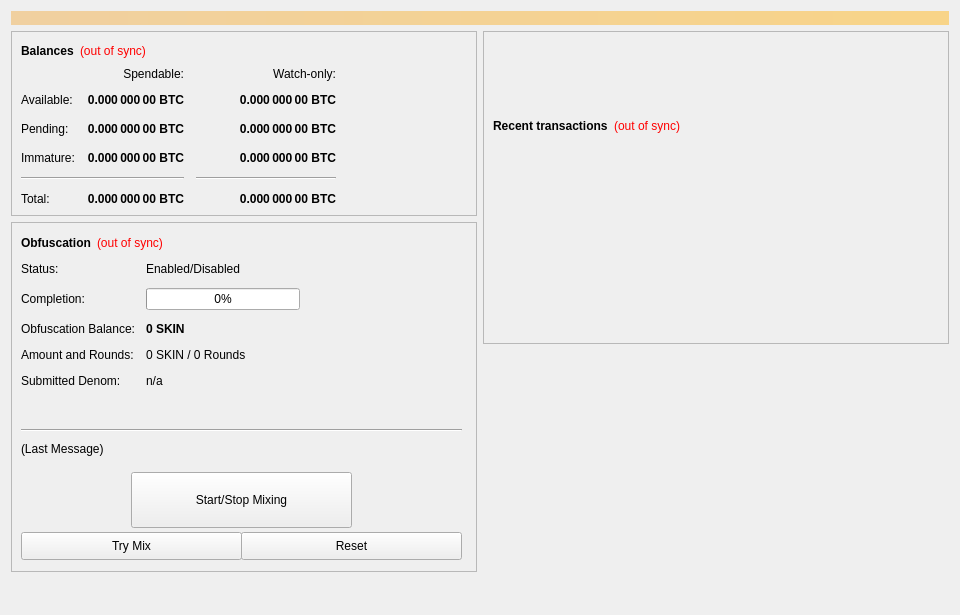
<?xml version="1.0" encoding="UTF-8"?>
<ui version="4.0">
 <class>OverviewPage</class>
 <widget class="QWidget" name="OverviewPage">
  <property name="geometry">
   <rect>
    <x>0</x>
    <y>0</y>
    <width>960</width>
    <height>615</height>
   </rect>
  </property>
  <property name="minimumSize">
   <size>
    <width>960</width>
    <height>0</height>
   </size>
  </property>
  <property name="windowTitle">
   <string>Form</string>
  </property>
  <layout class="QVBoxLayout" name="topLayout">
   <item>
    <widget class="QLabel" name="labelAlerts">
     <property name="visible">
      <bool>false</bool>
     </property>
     <property name="styleSheet">
      <string notr="true">background-color: qlineargradient(x1: 0, y1: 0, x2: 1, y2: 0, stop:0 #F0D0A0, stop:1 #F8D488); color:#000000;</string>
     </property>
     <property name="wordWrap">
      <bool>true</bool>
     </property>
     <property name="margin">
      <number>3</number>
     </property>
    </widget>
   </item>
   <item>
    <layout class="QHBoxLayout" name="horizontalLayout" stretch="1,1">
     <item>
      <layout class="QVBoxLayout" name="verticalLayout_2">
       <item>
        <widget class="QFrame" name="frame">
         <property name="frameShape">
          <enum>QFrame::StyledPanel</enum>
         </property>
         <property name="frameShadow">
          <enum>QFrame::Raised</enum>
         </property>
         <layout class="QVBoxLayout" name="verticalLayout_4">
          <item>
           <layout class="QHBoxLayout" name="horizontalLayout_4">
            <item>
             <widget class="QLabel" name="label_5">
              <property name="font">
               <font>
                <weight>75</weight>
                <bold>true</bold>
               </font>
              </property>
              <property name="text">
               <string>Balances</string>
              </property>
             </widget>
            </item>
            <item>
             <widget class="QLabel" name="labelWalletStatus">
              <property name="cursor">
               <cursorShape>WhatsThisCursor</cursorShape>
              </property>
              <property name="toolTip">
               <string>The displayed information may be out of date. Your wallet automatically synchronizes with the SKIN network after a connection is established, but this process has not completed yet.</string>
              </property>
              <property name="styleSheet">
               <string notr="true">QLabel { color: red; }</string>
              </property>
              <property name="text">
               <string notr="true">(out of sync)</string>
              </property>
              <property name="alignment">
               <set>Qt::AlignLeading|Qt::AlignLeft|Qt::AlignVCenter</set>
              </property>
             </widget>
            </item>
            <item>
             <spacer name="horizontalSpacer_3">
              <property name="orientation">
               <enum>Qt::Horizontal</enum>
              </property>
              <property name="sizeHint" stdset="0">
               <size>
                <width>40</width>
                <height>20</height>
               </size>
              </property>
             </spacer>
            </item>
           </layout>
          </item>
          <item>
           <layout class="QGridLayout" name="gridLayout">
            <property name="spacing">
             <number>12</number>
            </property>
            <item row="2" column="2">
             <widget class="QLabel" name="labelWatchPending">
              <property name="font">
               <font>
                <weight>75</weight>
                <bold>true</bold>
               </font>
              </property>
              <property name="cursor">
               <cursorShape>IBeamCursor</cursorShape>
              </property>
              <property name="toolTip">
               <string>Unconfirmed transactions to watch-only addresses</string>
              </property>
              <property name="text">
               <string notr="true">0.000 000 00 BTC</string>
              </property>
              <property name="alignment">
               <set>Qt::AlignRight|Qt::AlignTrailing|Qt::AlignVCenter</set>
              </property>
              <property name="textInteractionFlags">
               <set>Qt::LinksAccessibleByMouse|Qt::TextSelectableByKeyboard|Qt::TextSelectableByMouse</set>
              </property>
             </widget>
            </item>
            <item row="2" column="1">
             <widget class="QLabel" name="labelUnconfirmed">
              <property name="font">
               <font>
                <weight>75</weight>
                <bold>true</bold>
               </font>
              </property>
              <property name="cursor">
               <cursorShape>IBeamCursor</cursorShape>
              </property>
              <property name="toolTip">
               <string>Total of transactions that have yet to be confirmed, and do not yet count toward the spendable balance</string>
              </property>
              <property name="text">
               <string notr="true">0.000 000 00 BTC</string>
              </property>
              <property name="alignment">
               <set>Qt::AlignRight|Qt::AlignTrailing|Qt::AlignVCenter</set>
              </property>
              <property name="textInteractionFlags">
               <set>Qt::LinksAccessibleByMouse|Qt::TextSelectableByKeyboard|Qt::TextSelectableByMouse</set>
              </property>
             </widget>
            </item>
            <item row="3" column="2">
             <widget class="QLabel" name="labelWatchImmature">
              <property name="font">
               <font>
                <weight>75</weight>
                <bold>true</bold>
               </font>
              </property>
              <property name="cursor">
               <cursorShape>IBeamCursor</cursorShape>
              </property>
              <property name="toolTip">
               <string>Staked or masternode rewards in watch-only addresses that has not yet matured</string>
              </property>
              <property name="text">
               <string notr="true">0.000 000 00 BTC</string>
              </property>
              <property name="alignment">
               <set>Qt::AlignRight|Qt::AlignTrailing|Qt::AlignVCenter</set>
              </property>
              <property name="textInteractionFlags">
               <set>Qt::LinksAccessibleByMouse|Qt::TextSelectableByKeyboard|Qt::TextSelectableByMouse</set>
              </property>
             </widget>
            </item>
            <item row="4" column="0" colspan="2">
             <widget class="Line" name="lineSpendableBalance">
              <property name="orientation">
               <enum>Qt::Horizontal</enum>
              </property>
             </widget>
            </item>
            <item row="4" column="2">
             <widget class="Line" name="lineWatchBalance">
              <property name="sizePolicy">
               <sizepolicy hsizetype="Preferred" vsizetype="Fixed">
                <horstretch>0</horstretch>
                <verstretch>0</verstretch>
               </sizepolicy>
              </property>
              <property name="minimumSize">
               <size>
                <width>140</width>
                <height>0</height>
               </size>
              </property>
              <property name="orientation">
               <enum>Qt::Horizontal</enum>
              </property>
             </widget>
            </item>
            <item row="5" column="0">
             <widget class="QLabel" name="labelTotalText">
              <property name="text">
               <string>Total:</string>
              </property>
             </widget>
            </item>
            <item row="3" column="1">
             <widget class="QLabel" name="labelImmature">
              <property name="font">
               <font>
                <weight>75</weight>
                <bold>true</bold>
               </font>
              </property>
              <property name="cursor">
               <cursorShape>IBeamCursor</cursorShape>
              </property>
              <property name="toolTip">
               <string>Staked or masternode rewards that has not yet matured</string>
              </property>
              <property name="text">
               <string notr="true">0.000 000 00 BTC</string>
              </property>
              <property name="alignment">
               <set>Qt::AlignRight|Qt::AlignTrailing|Qt::AlignVCenter</set>
              </property>
              <property name="textInteractionFlags">
               <set>Qt::LinksAccessibleByMouse|Qt::TextSelectableByKeyboard|Qt::TextSelectableByMouse</set>
              </property>
             </widget>
            </item>
            <item row="2" column="3">
             <spacer name="horizontalSpacer_2">
              <property name="orientation">
               <enum>Qt::Horizontal</enum>
              </property>
              <property name="sizeHint" stdset="0">
               <size>
                <width>40</width>
                <height>20</height>
               </size>
              </property>
             </spacer>
            </item>
            <item row="3" column="0">
             <widget class="QLabel" name="labelImmatureText">
              <property name="text">
               <string>Immature:</string>
              </property>
             </widget>
            </item>
            <item row="5" column="1">
             <widget class="QLabel" name="labelTotal">
              <property name="font">
               <font>
                <weight>75</weight>
                <bold>true</bold>
               </font>
              </property>
              <property name="cursor">
               <cursorShape>IBeamCursor</cursorShape>
              </property>
              <property name="toolTip">
               <string>Your current total balance</string>
              </property>
              <property name="text">
               <string notr="true">0.000 000 00 BTC</string>
              </property>
              <property name="alignment">
               <set>Qt::AlignRight|Qt::AlignTrailing|Qt::AlignVCenter</set>
              </property>
              <property name="textInteractionFlags">
               <set>Qt::LinksAccessibleByMouse|Qt::TextSelectableByKeyboard|Qt::TextSelectableByMouse</set>
              </property>
             </widget>
            </item>
            <item row="5" column="2">
             <widget class="QLabel" name="labelWatchTotal">
              <property name="font">
               <font>
                <weight>75</weight>
                <bold>true</bold>
               </font>
              </property>
              <property name="cursor">
               <cursorShape>IBeamCursor</cursorShape>
              </property>
              <property name="toolTip">
               <string>Current total balance in watch-only addresses</string>
              </property>
              <property name="text">
               <string notr="true">0.000 000 00 BTC</string>
              </property>
              <property name="alignment">
               <set>Qt::AlignRight|Qt::AlignTrailing|Qt::AlignVCenter</set>
              </property>
              <property name="textInteractionFlags">
               <set>Qt::LinksAccessibleByMouse|Qt::TextSelectableByKeyboard|Qt::TextSelectableByMouse</set>
              </property>
             </widget>
            </item>
            <item row="0" column="2">
             <widget class="QLabel" name="labelWatchonly">
              <property name="text">
               <string>Watch-only:</string>
              </property>
              <property name="alignment">
               <set>Qt::AlignRight|Qt::AlignTrailing|Qt::AlignVCenter</set>
              </property>
             </widget>
            </item>
            <item row="1" column="0">
             <widget class="QLabel" name="labelBalanceText">
              <property name="text">
               <string>Available:</string>
              </property>
             </widget>
            </item>
            <item row="1" column="1">
             <widget class="QLabel" name="labelBalance">
              <property name="font">
               <font>
                <weight>75</weight>
                <bold>true</bold>
               </font>
              </property>
              <property name="cursor">
               <cursorShape>IBeamCursor</cursorShape>
              </property>
              <property name="toolTip">
               <string>Your current spendable balance</string>
              </property>
              <property name="text">
               <string notr="true">0.000 000 00 BTC</string>
              </property>
              <property name="alignment">
               <set>Qt::AlignRight|Qt::AlignTrailing|Qt::AlignVCenter</set>
              </property>
              <property name="textInteractionFlags">
               <set>Qt::LinksAccessibleByMouse|Qt::TextSelectableByKeyboard|Qt::TextSelectableByMouse</set>
              </property>
             </widget>
            </item>
            <item row="1" column="2">
             <widget class="QLabel" name="labelWatchAvailable">
              <property name="font">
               <font>
                <weight>75</weight>
                <bold>true</bold>
               </font>
              </property>
              <property name="cursor">
               <cursorShape>IBeamCursor</cursorShape>
              </property>
              <property name="toolTip">
               <string>Your current balance in watch-only addresses</string>
              </property>
              <property name="text">
               <string notr="true">0.000 000 00 BTC</string>
              </property>
              <property name="alignment">
               <set>Qt::AlignRight|Qt::AlignTrailing|Qt::AlignVCenter</set>
              </property>
              <property name="textInteractionFlags">
               <set>Qt::LinksAccessibleByMouse|Qt::TextSelectableByKeyboard|Qt::TextSelectableByMouse</set>
              </property>
             </widget>
            </item>
            <item row="2" column="0">
             <widget class="QLabel" name="labelPendingText">
              <property name="text">
               <string>Pending:</string>
              </property>
             </widget>
            </item>
            <item row="0" column="1">
             <widget class="QLabel" name="labelSpendable">
              <property name="text">
               <string>Spendable:</string>
              </property>
              <property name="alignment">
               <set>Qt::AlignRight|Qt::AlignTrailing|Qt::AlignVCenter</set>
              </property>
             </widget>
            </item>
           </layout>
          </item>
         </layout>
        </widget>
       </item>
       <item>
        <widget class="QFrame" name="frameObfuscation">
         <property name="minimumSize">
          <size>
           <width>0</width>
           <height>350</height>
          </size>
         </property>
         <property name="layoutDirection">
          <enum>Qt::LeftToRight</enum>
         </property>
         <property name="frameShape">
          <enum>QFrame::StyledPanel</enum>
         </property>
         <property name="frameShadow">
          <enum>QFrame::Raised</enum>
         </property>
         <widget class="QWidget" name="formLayoutWidget">
          <property name="geometry">
           <rect>
            <x>10</x>
            <y>40</y>
            <width>451</width>
            <height>161</height>
           </rect>
          </property>
          <layout class="QFormLayout" name="formLayout">
           <property name="fieldGrowthPolicy">
            <enum>QFormLayout::AllNonFixedFieldsGrow</enum>
           </property>
           <property name="horizontalSpacing">
            <number>11</number>
           </property>
           <property name="verticalSpacing">
            <number>12</number>
           </property>
           <item row="0" column="0">
            <widget class="QLabel" name="label_6">
             <property name="text">
              <string>Status:</string>
             </property>
            </widget>
           </item>
           <item row="1" column="0">
            <widget class="QLabel" name="label_7">
             <property name="text">
              <string>Completion:</string>
             </property>
            </widget>
           </item>
           <item row="1" column="1">
            <widget class="QProgressBar" name="obfuscationProgress">
             <property name="maximumSize">
              <size>
               <width>154</width>
               <height>16777215</height>
              </size>
             </property>
             <property name="value">
              <number>0</number>
             </property>
            </widget>
           </item>
           <item row="2" column="0">
            <widget class="QLabel" name="labelAnonymizedText">
             <property name="text">
              <string>Obfuscation Balance:</string>
             </property>
            </widget>
           </item>
           <item row="2" column="1">
            <widget class="QLabel" name="labelAnonymized">
             <property name="font">
              <font>
               <weight>75</weight>
               <bold>true</bold>
              </font>
             </property>
             <property name="text">
              <string notr="true">0 SKIN</string>
             </property>
            </widget>
           </item>
           <item row="3" column="0">
            <widget class="QLabel" name="label_8">
             <property name="text">
              <string>Amount and Rounds:</string>
             </property>
            </widget>
           </item>
           <item row="3" column="1">
            <widget class="QLabel" name="labelAmountRounds">
             <property name="text">
              <string>0 SKIN / 0 Rounds</string>
             </property>
            </widget>
           </item>
           <item row="4" column="0">
            <widget class="QLabel" name="label_9">
             <property name="text">
              <string>Submitted Denom:</string>
             </property>
            </widget>
           </item>
           <item row="4" column="1">
            <widget class="QLabel" name="labelSubmittedDenom">
             <property name="toolTip">
              <string>The denominations you submitted to the Masternode.&lt;br&gt;To mix, other users must submit the exact same denominations.</string>
             </property>
             <property name="text">
              <string>n/a</string>
             </property>
            </widget>
           </item>
           <item row="0" column="1">
            <widget class="QLabel" name="obfuscationEnabled">
             <property name="text">
              <string>Enabled/Disabled</string>
             </property>
            </widget>
           </item>
          </layout>
         </widget>
         <widget class="QPushButton" name="runAutoDenom">
          <property name="geometry">
           <rect>
            <x>251</x>
            <y>17</y>
            <width>1</width>
            <height>1</height>
           </rect>
          </property>
          <property name="palette">
           <palette>
            <active>
             <colorrole role="WindowText">
              <brush brushstyle="SolidPattern">
               <color alpha="255">
                <red>0</red>
                <green>0</green>
                <blue>0</blue>
               </color>
              </brush>
             </colorrole>
             <colorrole role="Button">
              <brush brushstyle="SolidPattern">
               <color alpha="255">
                <red>239</red>
                <green>238</green>
                <blue>238</blue>
               </color>
              </brush>
             </colorrole>
             <colorrole role="Light">
              <brush brushstyle="SolidPattern">
               <color alpha="255">
                <red>255</red>
                <green>255</green>
                <blue>255</blue>
               </color>
              </brush>
             </colorrole>
             <colorrole role="Midlight">
              <brush brushstyle="SolidPattern">
               <color alpha="255">
                <red>247</red>
                <green>246</green>
                <blue>246</blue>
               </color>
              </brush>
             </colorrole>
             <colorrole role="Dark">
              <brush brushstyle="SolidPattern">
               <color alpha="255">
                <red>119</red>
                <green>119</green>
                <blue>119</blue>
               </color>
              </brush>
             </colorrole>
             <colorrole role="Mid">
              <brush brushstyle="SolidPattern">
               <color alpha="255">
                <red>159</red>
                <green>159</green>
                <blue>159</blue>
               </color>
              </brush>
             </colorrole>
             <colorrole role="Text">
              <brush brushstyle="SolidPattern">
               <color alpha="255">
                <red>0</red>
                <green>0</green>
                <blue>0</blue>
               </color>
              </brush>
             </colorrole>
             <colorrole role="BrightText">
              <brush brushstyle="SolidPattern">
               <color alpha="255">
                <red>255</red>
                <green>255</green>
                <blue>255</blue>
               </color>
              </brush>
             </colorrole>
             <colorrole role="ButtonText">
              <brush brushstyle="SolidPattern">
               <color alpha="255">
                <red>0</red>
                <green>0</green>
                <blue>0</blue>
               </color>
              </brush>
             </colorrole>
             <colorrole role="Base">
              <brush brushstyle="SolidPattern">
               <color alpha="255">
                <red>255</red>
                <green>255</green>
                <blue>255</blue>
               </color>
              </brush>
             </colorrole>
             <colorrole role="Window">
              <brush brushstyle="SolidPattern">
               <color alpha="255">
                <red>239</red>
                <green>238</green>
                <blue>238</blue>
               </color>
              </brush>
             </colorrole>
             <colorrole role="Shadow">
              <brush brushstyle="SolidPattern">
               <color alpha="255">
                <red>0</red>
                <green>0</green>
                <blue>0</blue>
               </color>
              </brush>
             </colorrole>
             <colorrole role="AlternateBase">
              <brush brushstyle="SolidPattern">
               <color alpha="255">
                <red>247</red>
                <green>246</green>
                <blue>246</blue>
               </color>
              </brush>
             </colorrole>
             <colorrole role="ToolTipBase">
              <brush brushstyle="SolidPattern">
               <color alpha="255">
                <red>255</red>
                <green>255</green>
                <blue>220</blue>
               </color>
              </brush>
             </colorrole>
             <colorrole role="ToolTipText">
              <brush brushstyle="SolidPattern">
               <color alpha="255">
                <red>0</red>
                <green>0</green>
                <blue>0</blue>
               </color>
              </brush>
             </colorrole>
            </active>
            <inactive>
             <colorrole role="WindowText">
              <brush brushstyle="SolidPattern">
               <color alpha="255">
                <red>0</red>
                <green>0</green>
                <blue>0</blue>
               </color>
              </brush>
             </colorrole>
             <colorrole role="Button">
              <brush brushstyle="SolidPattern">
               <color alpha="255">
                <red>239</red>
                <green>238</green>
                <blue>238</blue>
               </color>
              </brush>
             </colorrole>
             <colorrole role="Light">
              <brush brushstyle="SolidPattern">
               <color alpha="255">
                <red>255</red>
                <green>255</green>
                <blue>255</blue>
               </color>
              </brush>
             </colorrole>
             <colorrole role="Midlight">
              <brush brushstyle="SolidPattern">
               <color alpha="255">
                <red>247</red>
                <green>246</green>
                <blue>246</blue>
               </color>
              </brush>
             </colorrole>
             <colorrole role="Dark">
              <brush brushstyle="SolidPattern">
               <color alpha="255">
                <red>119</red>
                <green>119</green>
                <blue>119</blue>
               </color>
              </brush>
             </colorrole>
             <colorrole role="Mid">
              <brush brushstyle="SolidPattern">
               <color alpha="255">
                <red>159</red>
                <green>159</green>
                <blue>159</blue>
               </color>
              </brush>
             </colorrole>
             <colorrole role="Text">
              <brush brushstyle="SolidPattern">
               <color alpha="255">
                <red>0</red>
                <green>0</green>
                <blue>0</blue>
               </color>
              </brush>
             </colorrole>
             <colorrole role="BrightText">
              <brush brushstyle="SolidPattern">
               <color alpha="255">
                <red>255</red>
                <green>255</green>
                <blue>255</blue>
               </color>
              </brush>
             </colorrole>
             <colorrole role="ButtonText">
              <brush brushstyle="SolidPattern">
               <color alpha="255">
                <red>0</red>
                <green>0</green>
                <blue>0</blue>
               </color>
              </brush>
             </colorrole>
             <colorrole role="Base">
              <brush brushstyle="SolidPattern">
               <color alpha="255">
                <red>255</red>
                <green>255</green>
                <blue>255</blue>
               </color>
              </brush>
             </colorrole>
             <colorrole role="Window">
              <brush brushstyle="SolidPattern">
               <color alpha="255">
                <red>239</red>
                <green>238</green>
                <blue>238</blue>
               </color>
              </brush>
             </colorrole>
             <colorrole role="Shadow">
              <brush brushstyle="SolidPattern">
               <color alpha="255">
                <red>0</red>
                <green>0</green>
                <blue>0</blue>
               </color>
              </brush>
             </colorrole>
             <colorrole role="AlternateBase">
              <brush brushstyle="SolidPattern">
               <color alpha="255">
                <red>247</red>
                <green>246</green>
                <blue>246</blue>
               </color>
              </brush>
             </colorrole>
             <colorrole role="ToolTipBase">
              <brush brushstyle="SolidPattern">
               <color alpha="255">
                <red>255</red>
                <green>255</green>
                <blue>220</blue>
               </color>
              </brush>
             </colorrole>
             <colorrole role="ToolTipText">
              <brush brushstyle="SolidPattern">
               <color alpha="255">
                <red>0</red>
                <green>0</green>
                <blue>0</blue>
               </color>
              </brush>
             </colorrole>
            </inactive>
            <disabled>
             <colorrole role="WindowText">
              <brush brushstyle="SolidPattern">
               <color alpha="255">
                <red>119</red>
                <green>119</green>
                <blue>119</blue>
               </color>
              </brush>
             </colorrole>
             <colorrole role="Button">
              <brush brushstyle="SolidPattern">
               <color alpha="255">
                <red>239</red>
                <green>238</green>
                <blue>238</blue>
               </color>
              </brush>
             </colorrole>
             <colorrole role="Light">
              <brush brushstyle="SolidPattern">
               <color alpha="255">
                <red>255</red>
                <green>255</green>
                <blue>255</blue>
               </color>
              </brush>
             </colorrole>
             <colorrole role="Midlight">
              <brush brushstyle="SolidPattern">
               <color alpha="255">
                <red>247</red>
                <green>246</green>
                <blue>246</blue>
               </color>
              </brush>
             </colorrole>
             <colorrole role="Dark">
              <brush brushstyle="SolidPattern">
               <color alpha="255">
                <red>119</red>
                <green>119</green>
                <blue>119</blue>
               </color>
              </brush>
             </colorrole>
             <colorrole role="Mid">
              <brush brushstyle="SolidPattern">
               <color alpha="255">
                <red>159</red>
                <green>159</green>
                <blue>159</blue>
               </color>
              </brush>
             </colorrole>
             <colorrole role="Text">
              <brush brushstyle="SolidPattern">
               <color alpha="255">
                <red>119</red>
                <green>119</green>
                <blue>119</blue>
               </color>
              </brush>
             </colorrole>
             <colorrole role="BrightText">
              <brush brushstyle="SolidPattern">
               <color alpha="255">
                <red>255</red>
                <green>255</green>
                <blue>255</blue>
               </color>
              </brush>
             </colorrole>
             <colorrole role="ButtonText">
              <brush brushstyle="SolidPattern">
               <color alpha="255">
                <red>119</red>
                <green>119</green>
                <blue>119</blue>
               </color>
              </brush>
             </colorrole>
             <colorrole role="Base">
              <brush brushstyle="SolidPattern">
               <color alpha="255">
                <red>239</red>
                <green>238</green>
                <blue>238</blue>
               </color>
              </brush>
             </colorrole>
             <colorrole role="Window">
              <brush brushstyle="SolidPattern">
               <color alpha="255">
                <red>239</red>
                <green>238</green>
                <blue>238</blue>
               </color>
              </brush>
             </colorrole>
             <colorrole role="Shadow">
              <brush brushstyle="SolidPattern">
               <color alpha="255">
                <red>0</red>
                <green>0</green>
                <blue>0</blue>
               </color>
              </brush>
             </colorrole>
             <colorrole role="AlternateBase">
              <brush brushstyle="SolidPattern">
               <color alpha="255">
                <red>239</red>
                <green>238</green>
                <blue>238</blue>
               </color>
              </brush>
             </colorrole>
             <colorrole role="ToolTipBase">
              <brush brushstyle="SolidPattern">
               <color alpha="255">
                <red>255</red>
                <green>255</green>
                <blue>220</blue>
               </color>
              </brush>
             </colorrole>
             <colorrole role="ToolTipText">
              <brush brushstyle="SolidPattern">
               <color alpha="255">
                <red>0</red>
                <green>0</green>
                <blue>0</blue>
               </color>
              </brush>
             </colorrole>
            </disabled>
           </palette>
          </property>
          <property name="focusPolicy">
           <enum>Qt::NoFocus</enum>
          </property>
          <property name="autoFillBackground">
           <bool>true</bool>
          </property>
          <property name="text">
           <string/>
          </property>
          <property name="flat">
           <bool>true</bool>
          </property>
         </widget>
         <widget class="QPushButton" name="toggleObfuscation">
          <property name="geometry">
           <rect>
            <x>120</x>
            <y>250</y>
            <width>221</width>
            <height>56</height>
           </rect>
          </property>
          <property name="sizePolicy">
           <sizepolicy hsizetype="MinimumExpanding" vsizetype="Fixed">
            <horstretch>0</horstretch>
            <verstretch>0</verstretch>
           </sizepolicy>
          </property>
          <property name="text">
           <string>Start/Stop Mixing</string>
          </property>
         </widget>
         <widget class="Line" name="lineLastMessage">
          <property name="geometry">
           <rect>
            <x>10</x>
            <y>200</y>
            <width>441</width>
            <height>16</height>
           </rect>
          </property>
          <property name="orientation">
           <enum>Qt::Horizontal</enum>
          </property>
         </widget>
         <widget class="QLabel" name="obfuscationStatus">
          <property name="geometry">
           <rect>
            <x>10</x>
            <y>220</y>
            <width>451</width>
            <height>61</height>
           </rect>
          </property>
          <property name="minimumSize">
           <size>
            <width>288</width>
            <height>43</height>
           </size>
          </property>
          <property name="text">
           <string>(Last Message)</string>
          </property>
          <property name="alignment">
           <set>Qt::AlignLeading|Qt::AlignLeft|Qt::AlignTop</set>
          </property>
          <property name="wordWrap">
           <bool>true</bool>
          </property>
         </widget>
         <widget class="QPushButton" name="obfuscationAuto">
          <property name="geometry">
           <rect>
            <x>10</x>
            <y>310</y>
            <width>221</width>
            <height>28</height>
           </rect>
          </property>
          <property name="sizePolicy">
           <sizepolicy hsizetype="MinimumExpanding" vsizetype="Fixed">
            <horstretch>0</horstretch>
            <verstretch>0</verstretch>
           </sizepolicy>
          </property>
          <property name="toolTip">
           <string>Try to manually submit a Obfuscation request.</string>
          </property>
          <property name="text">
           <string>Try Mix</string>
          </property>
         </widget>
         <widget class="QPushButton" name="obfuscationReset">
          <property name="geometry">
           <rect>
            <x>230</x>
            <y>310</y>
            <width>221</width>
            <height>28</height>
           </rect>
          </property>
          <property name="sizePolicy">
           <sizepolicy hsizetype="MinimumExpanding" vsizetype="Fixed">
            <horstretch>0</horstretch>
            <verstretch>0</verstretch>
           </sizepolicy>
          </property>
          <property name="toolTip">
           <string>Reset the current status of Obfuscation (can interrupt Obfuscation if it's in the process of Mixing, which can cost you money!)</string>
          </property>
          <property name="autoFillBackground">
           <bool>false</bool>
          </property>
          <property name="text">
           <string>Reset</string>
          </property>
         </widget>
         <widget class="QWidget" name="layoutWidget">
          <property name="geometry">
           <rect>
            <x>10</x>
            <y>10</y>
            <width>431</width>
            <height>22</height>
           </rect>
          </property>
          <layout class="QHBoxLayout" name="horizontalLayout_5">
           <item>
            <widget class="QLabel" name="label_2">
             <property name="font">
              <font>
               <weight>75</weight>
               <bold>true</bold>
              </font>
             </property>
             <property name="text">
              <string>Obfuscation</string>
             </property>
            </widget>
           </item>
           <item>
            <widget class="QLabel" name="labelObfuscationSyncStatus">
             <property name="toolTip">
              <string>The displayed information may be out of date. Your wallet automatically synchronizes with the SKIN network after a connection is established, but this process has not completed yet.</string>
             </property>
             <property name="styleSheet">
              <string notr="true">QLabel { color: red; }</string>
             </property>
             <property name="text">
              <string notr="true">(out of sync)</string>
             </property>
             <property name="alignment">
              <set>Qt::AlignLeading|Qt::AlignLeft|Qt::AlignVCenter</set>
             </property>
            </widget>
           </item>
           <item>
            <spacer name="horizontalSpacer_4">
             <property name="orientation">
              <enum>Qt::Horizontal</enum>
             </property>
             <property name="sizeHint" stdset="0">
              <size>
               <width>40</width>
               <height>20</height>
              </size>
             </property>
            </spacer>
           </item>
          </layout>
         </widget>
        </widget>
       </item>
       <item>
        <spacer name="verticalSpacer">
         <property name="orientation">
          <enum>Qt::Vertical</enum>
         </property>
         <property name="sizeHint" stdset="0">
          <size>
           <width>20</width>
           <height>40</height>
          </size>
         </property>
        </spacer>
       </item>
      </layout>
     </item>
     <item>
      <layout class="QVBoxLayout" name="verticalLayout_3">
       <item>
        <widget class="QFrame" name="frame_2">
         <property name="frameShape">
          <enum>QFrame::StyledPanel</enum>
         </property>
         <property name="frameShadow">
          <enum>QFrame::Raised</enum>
         </property>
         <layout class="QVBoxLayout" name="verticalLayout">
          <item>
           <spacer name="verticalSpacer_3">
            <property name="orientation">
             <enum>Qt::Vertical</enum>
            </property>
            <property name="sizeType">
             <enum>QSizePolicy::Fixed</enum>
            </property>
            <property name="sizeHint" stdset="0">
             <size>
              <width>20</width>
              <height>75</height>
             </size>
            </property>
           </spacer>
          </item>
          <item>
           <layout class="QHBoxLayout" name="horizontalLayout_2">
            <item>
             <widget class="QLabel" name="label_4">
              <property name="font">
               <font>
                <weight>75</weight>
                <bold>true</bold>
               </font>
              </property>
              <property name="text">
               <string>Recent transactions</string>
              </property>
             </widget>
            </item>
            <item>
             <widget class="QLabel" name="labelTransactionsStatus">
              <property name="cursor">
               <cursorShape>WhatsThisCursor</cursorShape>
              </property>
              <property name="toolTip">
               <string>The displayed information may be out of date. Your wallet automatically synchronizes with the SKIN network after a connection is established, but this process has not completed yet.</string>
              </property>
              <property name="styleSheet">
               <string notr="true">QLabel { color: red; }</string>
              </property>
              <property name="text">
               <string notr="true">(out of sync)</string>
              </property>
              <property name="alignment">
               <set>Qt::AlignRight|Qt::AlignTrailing|Qt::AlignVCenter</set>
              </property>
             </widget>
            </item>
            <item>
             <spacer name="horizontalSpacer">
              <property name="orientation">
               <enum>Qt::Horizontal</enum>
              </property>
              <property name="sizeHint" stdset="0">
               <size>
                <width>40</width>
                <height>20</height>
               </size>
              </property>
             </spacer>
            </item>
           </layout>
          </item>
          <item>
           <widget class="QListView" name="listTransactions">
            <property name="styleSheet">
             <string notr="true">QListView { background: transparent; }</string>
            </property>
            <property name="frameShape">
             <enum>QFrame::NoFrame</enum>
            </property>
            <property name="verticalScrollBarPolicy">
             <enum>Qt::ScrollBarAlwaysOff</enum>
            </property>
            <property name="horizontalScrollBarPolicy">
             <enum>Qt::ScrollBarAlwaysOff</enum>
            </property>
            <property name="selectionMode">
             <enum>QAbstractItemView::NoSelection</enum>
            </property>
           </widget>
          </item>
         </layout>
        </widget>
       </item>
       <item>
        <spacer name="verticalSpacer_2">
         <property name="orientation">
          <enum>Qt::Vertical</enum>
         </property>
         <property name="sizeType">
          <enum>QSizePolicy::Expanding</enum>
         </property>
         <property name="sizeHint" stdset="0">
          <size>
           <width>20</width>
           <height>40</height>
          </size>
         </property>
        </spacer>
       </item>
      </layout>
     </item>
    </layout>
   </item>
  </layout>
 </widget>
 <resources/>
 <connections/>
</ui>
